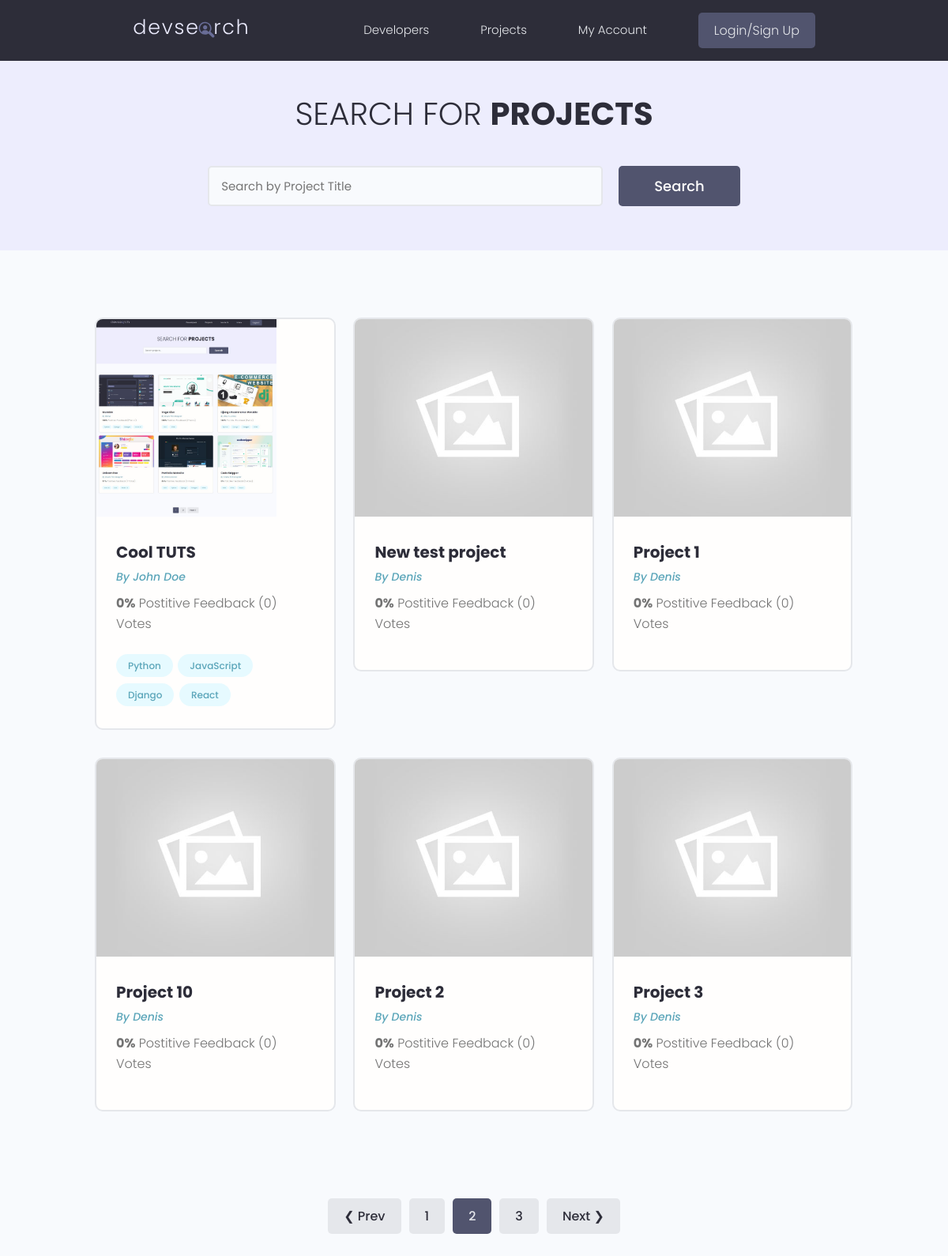
Screenshot of /projects/?page=2 with the database file from the repository.
### projects/models.py (models this page shows, shortened)
class Project(models.Model):
    owner = models.ForeignKey(Profile, null=True, blank=True, on_delete=models.CASCADE)
    title = models.CharField(max_length=200)
    description = models.TextField(null=True, blank=True)
    featured_image = models.ImageField(null=True, blank=True, default="default.jpg")
    demo_link = models.CharField(max_length=2000, null=True, blank=True)
    source_link = models.CharField(max_length=2000, null=True, blank=True)
    tags = models.ManyToManyField('Tag', blank=True)
    vote_total = models.IntegerField(default=0, null=True, blank=True)
    vote_ratio = models.IntegerField(default=0, null=True, blank=True)
    created = models.DateTimeField(auto_now_add=True)
    id = models.UUIDField(default=uuid.uuid4, unique=True, primary_key=True, editable=False)
    class Meta:
        ordering = ['-vote_ratio', '-vote_total', 'title']
    @property
    def imageURL(self):
        try:
            url = self.featured_image.url
        except:
            url = ''
        return url

class Tag(models.Model):
    name = models.CharField(max_length=200)
    created = models.DateTimeField(auto_now_add=True)
    id = models.UUIDField(default=uuid.uuid4, unique=True, primary_key=True, editable=False)
    def __str__(self):
        return self.name

### users/models.py (models this page shows, shortened)
class Profile(models.Model):
    user = models.OneToOneField(User, on_delete=models.CASCADE, null=True, blank=True)
    name = models.CharField(max_length=200, blank=True, null=True)
    email = models.EmailField(max_length=500, blank=True, null=True)
    username = models.CharField(max_length=200, blank=True, null=True)
    location = models.CharField(max_length=200, blank=True, null=True)
    short_intro = models.CharField(max_length=200, blank=True, null=True)
    bio = models.TextField(blank=True, null=True)
    profile_image = models.ImageField(null=True, blank=True, upload_to='profiles/', default="profiles/user-default.png")
    social_github = models.CharField(max_length=200, blank=True, null=True)
    social_twitter = models.CharField(max_length=200, blank=True, null=True)
    social_linkedin = models.CharField(max_length=200, blank=True, null=True)
    social_youtube = models.CharField(max_length=200, blank=True, null=True)
    social_website = models.CharField(max_length=200, blank=True, null=True)
    created = models.DateTimeField(auto_now_add=True)
    id = models.UUIDField(default=uuid.uuid4, unique=True, primary_key=True, editable=False)
    class Meta:
        ordering = ['created']

### projects/views.py (the view)
# urls.py: path('projects/', views.getProjects),
def projects(request):
    projects, search_query = searchProjects(request)
    custom_range, projects = paginateProjects(request, projects, 6)
    context = {'projects': projects, 'search_query': search_query, 'custom_range': custom_range}
    return render(request, 'projects/projects.html', context)

### projects/utils.py (called while the page is built)
def paginateProjects(request, projects, results):
    page = request.GET.get('page')
    paginator = Paginator(projects, results)
    try:
        projects = paginator.page(page)
    except PageNotAnInteger:
        page = 1
        projects = paginator.page(page)
    except EmptyPage:
        page = paginator.num_pages
        projects = paginator.page(page)
    leftIndex = (int(page) - 4)
    if leftIndex < 1:
        leftIndex = 1
    rightIndex = (int(page) + 5)
    if rightIndex > paginator.num_pages:
        rightIndex = paginator.num_pages + 1
    custom_range = range(leftIndex, rightIndex)
    return custom_range, projects

def searchProjects(request):
    search_query = ''
    if request.GET.get('search_query'):
        search_query = request.GET.get('search_query')
    tags = Tag.objects.filter(name__icontains=search_query)
    projects = Project.objects.distinct().filter(
        Q(title__icontains=search_query) |
        Q(description__icontains=search_query) |
        Q(owner__name__icontains=search_query) |
        Q(tags__in=tags)
    )
    return projects, search_query

### projects/templates/projects/projects.html (shortened to what this page needs)
{% extends 'main.html' %}
{% block content %}
<main class="projects">
    <section class="hero-section text-center">
      <div class="container container--narrow">
        <div class="hero-section__box">
          <h2>Search for <span>Projects</span></h2>
        </div>
        <div class="hero-section__search">
          <form id='searchForm' class="form" action="{% url 'projects' %}" method="get">
            <div class="form__field">
              <input class="input input--text" id="formInput#search" type="text" name="search_query"
                placeholder="Search by Project Title" value="{{search_query}}"/>
            </div>
            <input class="btn btn--sub btn--lg" type="submit" value="Search" />
          </form>
        </div>
      </div>
    </section>
    <section class="projectsList">
      <div class="container">
        <div class="grid grid--three">
          {% for project in projects %}
          <div class="column">
            <div class="card project">
              <a href="{% url 'project' project.id %}" class="project">
                <img class="project__thumbnail" src="{{project.imageURL}}" alt="project thumbnail" />
                <div class="card__body">
                  <h3 class="project__title">{{project.title}}</h3>
                  <p><a class="project__author" href="{% url 'user-profile' project.owner.id %}">By {{project.owner.name}}</a></p>
                  <p class="project--rating">
                    <span style="font-weight: bold;">{{project.vote_ratio}}%</span> Postitive
                    Feedback ({{project.vote_total}}) Vote{{project.vote_total|pluralize:"s"}}
                  </p>
                  <div class="project__tags">
                    {% for tag in project.tags.all %}
                    <span class="tag tag--pill tag--main">
                      <small>{{tag}}</small>
                    </span>
                    {% endfor %}
                  </div>
                </div>
              </a>
            </div>
          </div>
          {% endfor %}
        </div>
      </div>
    </section>
    {% include 'pagination.html' with queryset=projects custom_range=custom_range %}
  </main>
{% endblock content %}

### static/styles/app.css (style rules this page uses)
:root { --color-sub: #2d2d39; }
.btn--sub { background-color: var(--color-sub-light); }
.card { border: 2px solid var(--color-light); }
img { width: 100%; }
.hero-section { height: 40vh; display: flex; align-items: center; background-color: var(--color-sub); }
.hero-section__box { margin-bottom: 4rem; }
.hero-section__box > h2, .hero-section__box > h2 > span { font-size: 4rem; color: var(--color-light); line-height: 1.3; text-transform: uppercase; }
.hero-section__box > h2 { font-weight: 300; }
.hero-section__box > h2 > span { font-weight: 700; }
.hero-section__search > .form { display: flex; align-items: center; justify-content: center; gap: 2rem; }
.hero-section__search > .form input.input--text { width: 50rem; }
.project__author { font-size: 1.4rem; font-style: italic; }
.project--rating { margin-bottom: 1.6em; margin-top: .5em; }
.projects > .hero-section { background: var(--color-sub-lighter); height: 30vh; }
.projects .hero-section__box { margin-bottom: 2.5rem; }
.projects .hero-section__box > h2 { color: var(--color-sub); }
.projects .hero-section__box > h2 > span { font-weight: 700; color: var(--color-sub); }
.projectsList { margin-top: 8rem; }
.project__thumbnail { height: 25rem; object-fit: cover; object-position: top center; }
.project__title { font-size: 2rem; font-weight: 700; color: var(--color-sub); }

### static/uikit/styles/modules/_variables.css (style rules this page uses)
:root { --color-main: #5aa5b9; --color-main-light: #e6faff; --color-sub: #3f4156; --color-sub-light: #51546e; --color-sub-lighter: #ededfd; --color-text: #737373; --color-gray: #8b8b8b; --color-light: #e5e7eb; --color-light-gray: #767676; --color-bg: #f8fafd; --color-white: #fffefd; --color-white-light: #f3f3f3; --color-success: #359e64; --color-success-bg: #def8e8; --color-error: #fc4b0b; --color-error-bg: #fff2ee; --font-base: 'Poppins', arial, helvetica, 'Segoe UI', roboto, ubuntu, sans-serif; --font-monospace: 'Fira Code', 'Courier New', courier, monospace; --font-regular: 300; --font-medium: 500; --font-bold: 700; --generic-shadow: 1px 1px 5px #00000010; --generic-transition: all 0.3s ease-in-out; }

### static/uikit/styles/modules/_base.css (style rules this page uses)
* { margin: 0; padding: 0; box-sizing: border-box; text-rendering: optimizeLegibility; color: inherit; font-size: inherit; }
html { font-size: 50%; }
@media only screen and (min-width: 480px) { html { font-size: 56.25%; } }
@media only screen and (min-width: 1200px) { html { font-size: 62.5%; } }
body { line-height: 1.6; font-weight: 400; font-size: 1.5rem; color: var(--color-text); background-color: var(--color-bg); min-height: 100vh; }

### static/uikit/styles/modules/_typography.css (style rules this page uses)
* { font-family: var(--font-base); }
h2 { font-size: 3.6rem; font-weight: var(--font-bold); }
h3 { font-size: 3.2rem; font-weight: var(--font-medium); }
p, span, strong { font-size: 1.6rem; color: var(--color-text); font-weight: var(--font-regular); }
a { padding-bottom: 2px; text-decoration: none; display: inline-block; color: var(--color-main); font-weight: var(--font-medium); }

### static/uikit/styles/modules/_utilities.css (style rules this page uses)
.container { width: 92%; max-width: 165rem; margin: 0 auto; box-sizing: border-box; }
.container--narrow { width: 92%; max-width: 120rem; }
@media screen and (min-width: 1000px) { .container { width: 90%; } }
@media screen and (min-width: 1000px) { .container--narrow { width: 85%; } }
@media screen and (min-width: 1200px) { .container { width: 80%; } }
@media screen and (min-width: 1200px) { .container--narrow { width: 72%; } }
.text-center { text-align: center; }

### static/uikit/styles/modules/_button.css (style rules this page uses)
.btn { display: inline-block; position: relative; cursor: pointer; background-color: var(--color-light); font-weight: var(--font-medium); color: var(--color-sub); text-decoration: none; padding: 1rem 2rem; border-radius: 0.5rem; border: none; width: -webkit-fit-content; width: -moz-fit-content; width: fit-content; height: -webkit-fit-content; height: -moz-fit-content; height: fit-content; font-size: 1.6rem; outline-width: 0; outline-color: transparent; -webkit-backface-visibility: hidden; backface-visibility: hidden; transition: all 0.3s ease-in-out; }
.btn--sub { background-color: var(--color-sub); color: var(--color-white); }
.btn--lg { font-size: 1.8rem; padding: 1.2rem 4.5rem; }

### static/uikit/styles/modules/_card.css (style rules this page uses)
.card { border-radius: 1rem; background-color: var(--color-white); border: 1.5px solid var(--color-light); width: auto; height: auto; margin-top: 0.5rem; margin-bottom: 0.5rem; overflow: hidden; }
.card__body, .card__header { padding: 2rem 2.5rem; }

### rows the page displays
Project: imageURL (picture), title "Cool TUTS", owner.name "John Doe", vote_ratio "0", vote_total "0"
Tag: name "Python"
Tag: name "JavaScript"
Tag: name "Django"
Tag: name "React"
Project: imageURL (placeholder picture), title "New test project", owner.name "Denis", vote_ratio "0", vote_total "0"
Project: imageURL (placeholder picture), title "Project 1", owner.name "Denis", vote_ratio "0", vote_total "0"
Project: imageURL (placeholder picture), title "Project 10", owner.name "Denis", vote_ratio "0", vote_total "0"
Project: imageURL (placeholder picture), title "Project 2", owner.name "Denis", vote_ratio "0", vote_total "0"
Project: imageURL (placeholder picture), title "Project 3", owner.name "Denis", vote_ratio "0", vote_total "0"

### other values shown
{{ page }} "1" "3"
{{ page }} "2"
